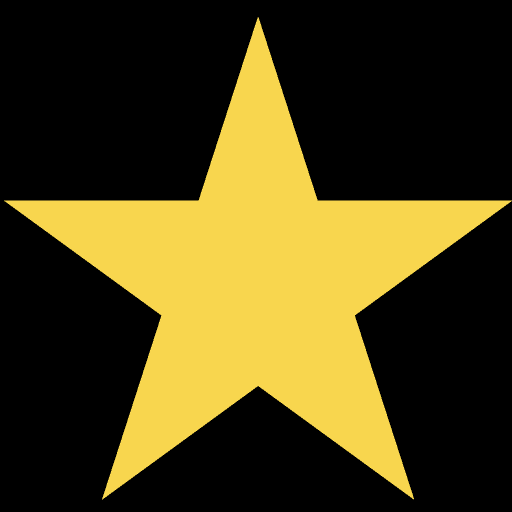
#> input picture star.png, 1024 x 1024 px (shown at 1/2 size)
$ python main.py --file star.png
#> lines starting #> are read from the running program, lines starting #| are printed output that depends on the picture
#!/usr/bin/python
import cv2
import argparse
import os

parser = argparse.ArgumentParser()
parser.add_argument("-f", "--file", help="High Resolution Square Image")
parser.add_argument("-t", "--type", help="Is Only Icon(i) or AppIcon(ai)")
parser.add_argument("-n", "--name", help="Icon Name")
args = parser.parse_args()
fname = args.file
type = args.type

img = cv2.imread(fname, cv2.IMREAD_UNCHANGED)
#> img is the input picture: shape (1024, 1024, 4); mean B, G, R, A 23.9, 65.5, 75.9, 77.6
if img is not None:
    if not os.path.exists("./outputs"):
        os.makedirs("./outputs")
    if type is not None and type == "i":
        name = args.name
        sizes = [(32,1),(32,2),(32,3)]
    else:
        name = "icon"
        sizes = [(20,1),(20,2),(20,3),(29,1),(29,2),(29,3),(40,1),(40,2),(40,3),(60,2),(60,3),(76,1),(76,2),(83.5,2),(1024,1)]
    for size in sizes:
        cv2.imwrite("outputs/"+name+"-"+str(size[0])+"@"+str(size[1])+"x.png", cv2.resize(img,(int(size[0]*size[1]),int(size[0]*size[1]))))
#> this loop made 15 passes
#> pass 1, `cv2.imwrite("outputs/"+name+"-"+str(size[0])+"@"+str(size[1])+"x.png",..`:
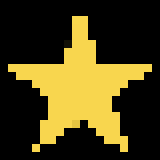
#> saved as icon-20@1x.png: shape (20, 20, 4) (shown 8 times larger); mean B, G, R, A 23.4, 64.2, 74.4, 75.8
#> pass 2, `cv2.imwrite("outputs/"+name+"-"+str(size[0])+"@"+str(size[1])+"x.png",..`:
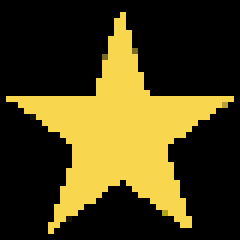
#> saved as icon-20@2x.png: shape (40, 40, 4) (shown 6 times larger); mean B, G, R, A 23.5, 64.4, 74.7, 76.2
